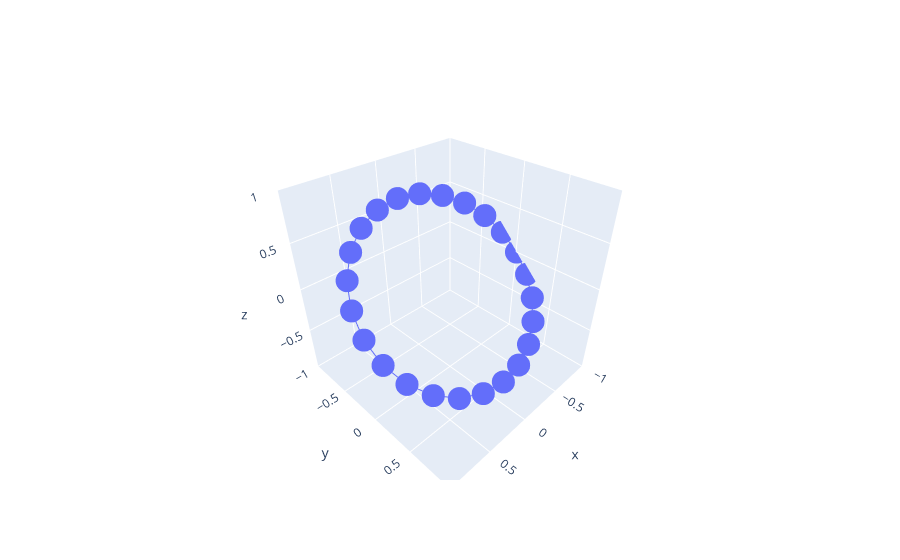

Source (notebook cell):
### Code cell
t_hours = 24
v_platform = 0

sun = np.array([
    [
        np.cos(2 * np.pi * v_platform * h/24) * np.cos(2*np.pi*h/24) + np.sin(2 * np.pi * v_platform * h/24) * np.cos(np.pi/4) * np.sin(2*np.pi*h/24),
        -np.sin(2 * np.pi * v_platform * h/24) * np.cos(2*np.pi*h/24) + np.cos(2 * np.pi * v_platform * h/24) * np.cos(np.pi/4) * np.sin(2*np.pi*h/24),
        -np.sin(np.pi/4) * np.sin(2*np.pi*h/24)
    ] for h in np.arange(0,t_hours+1,1)
])

data = go.Scatter3d(
    x=sun[:,0],
    y=sun[:,1],
    z=sun[:,2]
)

fig = go.Figure(
    data,
    layout=go.Layout(
        scene={
            "aspectmode": "cube",
            "xaxis": {"range": [-1,1]},
            "yaxis": {"range": [-1,1]},
            "zaxis": {"range": [-1,1]}
        }
    )
)
fig.show()

### Figure 1 — Plotly figure (JSON) as saved in the notebook; plotly's stock layout.template omitted (floating-point values rounded to 4 significant figures)
{"data": [{"type": "scatter3d", "x": [1, 0.9659, 0.866, 0.7071, 0.5, 0.2588, 6.123e-17, -0.2588, -0.5, -0.7071, -0.866, -0.9659, -1, -0.9659, -0.866, -0.7071, -0.5, -0.2588, -1.837e-16, 0.2588, 0.5, 0.7071, 0.866, 0.9659, 1], "y": [0, 0.183, 0.3536, 0.5, 0.6124, 0.683, 0.7071, 0.683, 0.6124, 0.5, 0.3536, 0.183, 8.66e-17, -0.183, -0.3536, -0.5, -0.6124, -0.683, -0.7071, -0.683, -0.6124, -0.5, -0.3536, -0.183, -1.732e-16], "z": [0, -0.183, -0.3536, -0.5, -0.6124, -0.683, -0.7071, -0.683, -0.6124, -0.5, -0.3536, -0.183, -8.66e-17, 0.183, 0.3536, 0.5, 0.6124, 0.683, 0.7071, 0.683, 0.6124, 0.5, 0.3536, 0.183, 1.732e-16]}], "layout": {"scene": {"aspectmode": "cube", "xaxis": {"range": [-1, 1]}, "yaxis": {"range": [-1, 1]}, "zaxis": {"range": [-1, 1]}}}}
